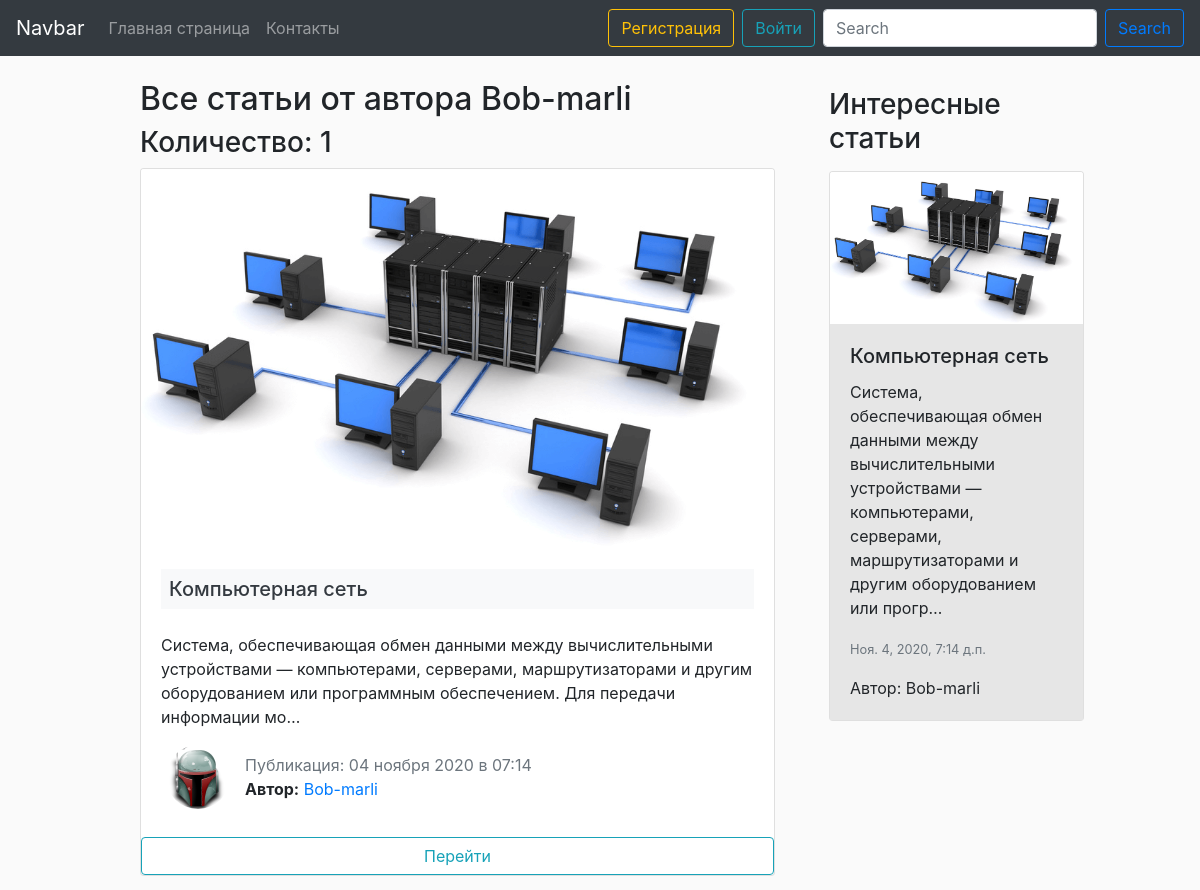
The app's page /user/Bob-marli (upper part), older data.
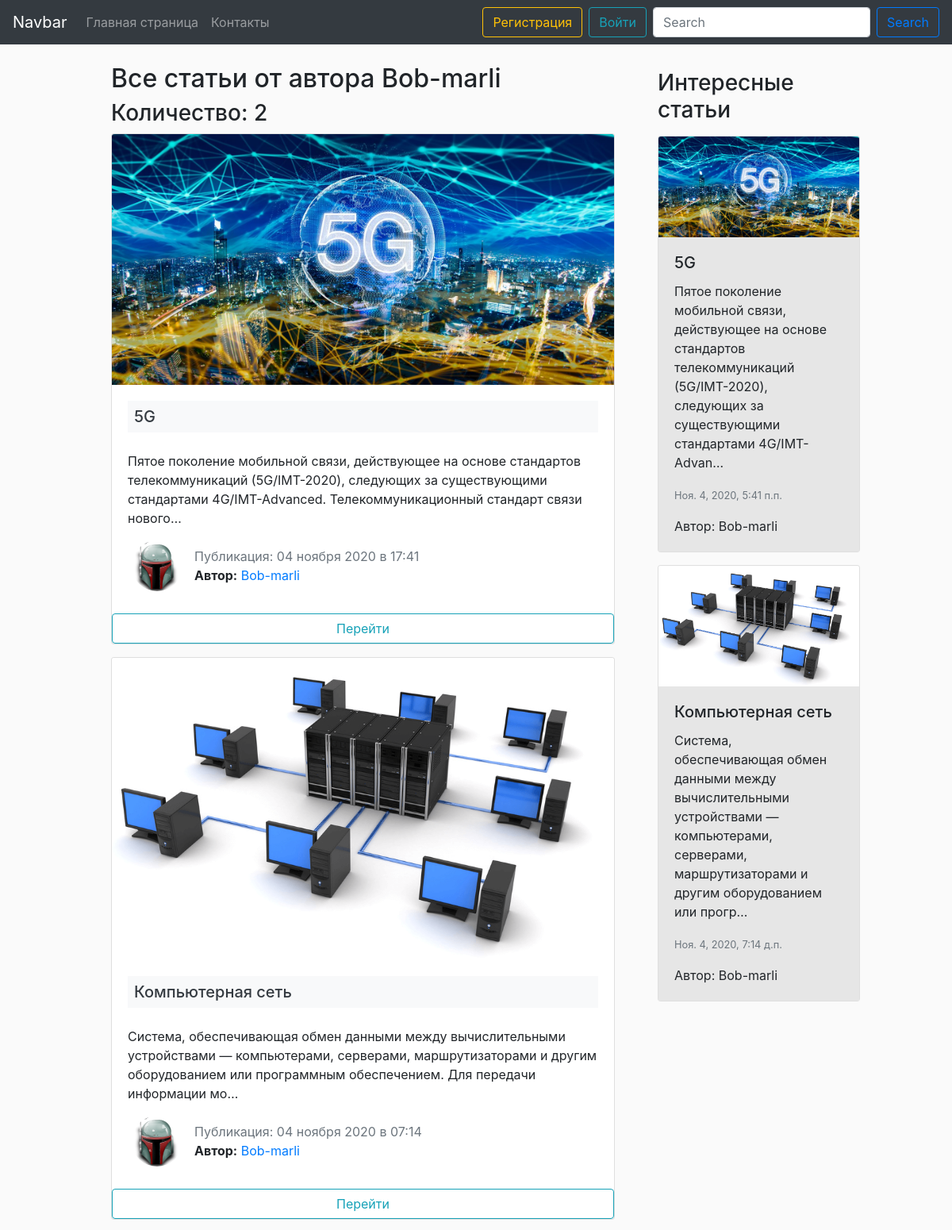
The same page, newer data.
### blog/models.py (models this page shows, shortened)
class News(models.Model):
    title = models.CharField('Название статьи', max_length=100, unique=True)
    text = models.TextField('Основной текст статьи')
    date = models.DateTimeField('Дата', default=timezone.now)
    avtor = models.ForeignKey(User, verbose_name='Автор', on_delete=models.CASCADE)
    img_article = models.ImageField('Фото статьи', default='default-article.jpg', upload_to='img_article')
    views = models.IntegerField('Просмотры', default=1)
    class Meta:
        verbose_name = 'Новость'
        verbose_name_plural = 'Новости'

### users/models.py (models this page shows, shortened)
class Profile(models.Model):
    user = models.OneToOneField(User, on_delete=models.CASCADE)
    img_profile = models.ImageField('Фото пользователя', default='default-plofile.png', upload_to='img_user')
    class Meta:
        verbose_name = 'Профайл'
        verbose_name_plural = 'Профайлы'

### blog/views.py (the view)
# urls.py: path('user/<str:username>', views.UserAllNewsView.as_view(), name='user-news'),
class UserAllNewsView(ListView):
    model = News
    template_name = 'blog/user_news.html'
    context_object_name = 'news'
    paginate_by = 5
    def get_queryset(self):
        user = get_object_or_404(User, username=self.kwargs.get('username'))
        return News.objects.filter(avtor=user).order_by('-date')
    def get_context_data(self, **kwards):
        ctx = super(UserAllNewsView, self).get_context_data(**kwards)
        ctx['title'] = f"Статьи от пользователя {self.kwargs.get('username')}"
        return ctx

### blog/templates/blog/user_news.html (shortened to what this page needs)
{% extends 'blog/base.html' %}
{% block content %}
<h2>Все статьи от автора {{ view.kwargs.username }}</h2>
<h3>Количество: {{ page_obj.paginator.count }}</h3>
{% for new in news %}
<div class="card mb-3" style="max-width: 640px;">
  <img src="{{ new.img_article.url }}" class="card-img-top" alt="photo">
  <div class="card-body">
    <h5 class="p-2 mb-1 bg-light text-dark">{{ new.title }}</h5>
    <p class="p-2 mb-1 bg-white text-dark">{{ new.text|striptags|linebreaks|truncatechars:200 }}</p>
      <div class="media">
            <div>
                <img src="{{ new.avtor.profile.img_profile.url }}" alt="{{ new.avtor }}" class="user_images">
            </div>
        <div class="mt-2">
            <span class="text-muted">Публикация: {{ new.date|date:"d E Y в H:i" }}</span>
            <p><b>Автор:</b> <a href="{% url 'user-news' new.avtor %}">{{ new.avtor }}</a></p>
        </div>
      </div>
  </div>
    <a href="{% url 'news-detail' new.id %}" class="btn btn-outline-info">Перейти</a>
</div>
{% endfor %}
{% endblock %}
{% block aside_block %}
<h3 class="mt-2 mb-3">Интересные статьи</h3>
{% for new in news %}
<div class="card mb-3 " style="max-width: 300px;" >
  <img src="{{ new.img_article.url }}" class="card-img-top" alt="photo">
  <div class="card-body card-aside">
    <h5 class="card-title">{{ new.title }}</h5>
    <p class="card-text">{{ new.text|truncatechars:150 }}</p>
    <p class="card-text"><small class="text-muted">{{ new.date }}</small></p>
    <p class="card-text">Автор:
         {% if new.avtor %}{{ new.avtor }}
         {% else %} Admin
         {% endif %}
    </p>
  </div>
</div>
{% endfor %}
{% endblock %}

Row changes from the older to the newer data that the page shows:
added News: img_article (picture), title "5G", text "Пятое поколение мобильной связи, действующее на основе стандартов телекоммуникаций (5G/IMT-2020), следующих за существующими стандартами 4G/IMT-Advanced. Телекоммуникационный стандарт связи нового…", avtor.profile.img_profile (picture), date "04 ноября 2020 в 17:41", avtor "Bob-marli", text "Пятое поколение мобильной связи, действующее на основе стандартов телекоммуникаций (5G/IMT-2020), следующих за существующими стандартами 4G/IMT-Advan…", date "Ноя. 4, 2020, 5:41 п.п."
Text that changed along with them:
{{ page_obj.paginator.count }}: "1" → "2"
